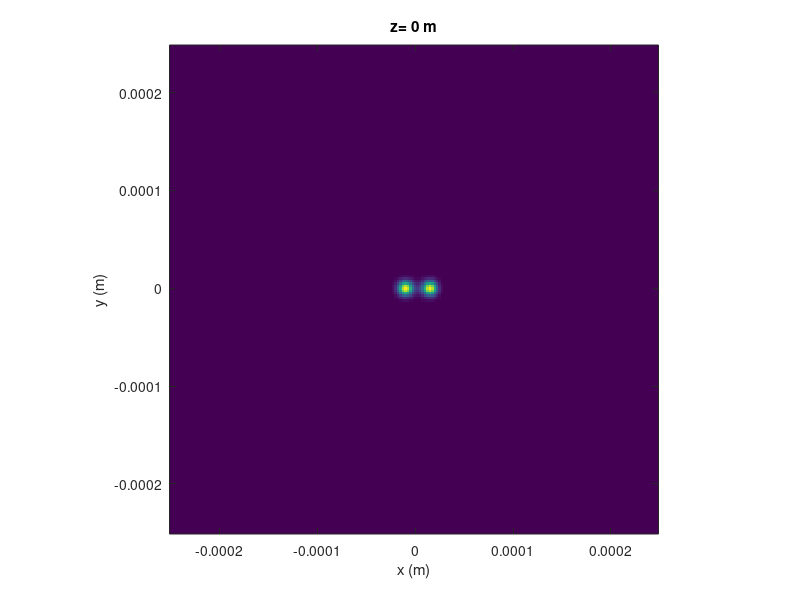

MATLAB code to generate this figure: (Note: this script raises an error after producing the figure.)
L1=0.0005; %side length
M=200; %number of samples
dx1=L1/M; %src sample interval
x1=-L1/2:dx1:L1/2-dx1; %src coords
y1=x1;
lambda=0.5*10^-6; %wavelength

z=800; %propagation dist (m)

%parameters for HG00 input signals
w_in = 1e-5;        %width of HG00 signal
x1c = 1.5e-5;         %x-axis position of center of first HG00 signal
y1c = 0;            %y-axis position of   center of first HG00 signal
x2c = -1e-5;        %x-axis position of center of second HG00 signal
y2c = 0;            %y-axis position of center of second HG00 signal

%generate two HG00 input signals
[X1,Y1]=meshgrid(x1,y1);
u1 =  exp(-((X1-x1c).^2 + (Y1-y1c).^2)/(w_in^2)); %first HG00 signal
u2 =  exp(-((X1-x2c).^2 + (Y1-y2c).^2)/(w_in^2)); %second HG00 signal

uin = u1 + u2;
I1=abs(uin.^2); %src irradiance

%Plot input signal 
figure(1)
imagesc(x1,y1,I1);
axis square; axis xy;
xlabel('x (m)'); ylabel('y (m)');
title('z= 0 m')

uout=propTF(uin,L1,lambda,z); %propagation
% u2=propIR(u1,L1,lambda,z); %propagation
x2=x1; %obs coords
y2=y1;
I2=abs(uout.^2); %obs irrad

%Plot output signal
figure(2) %display obs irrad
imagesc(x2,y2,I2);%stretch image contrast
axis square; axis xy;
xlabel('x (m)'); ylabel('y (m)');
title(['z= ',num2str(z),' m']);